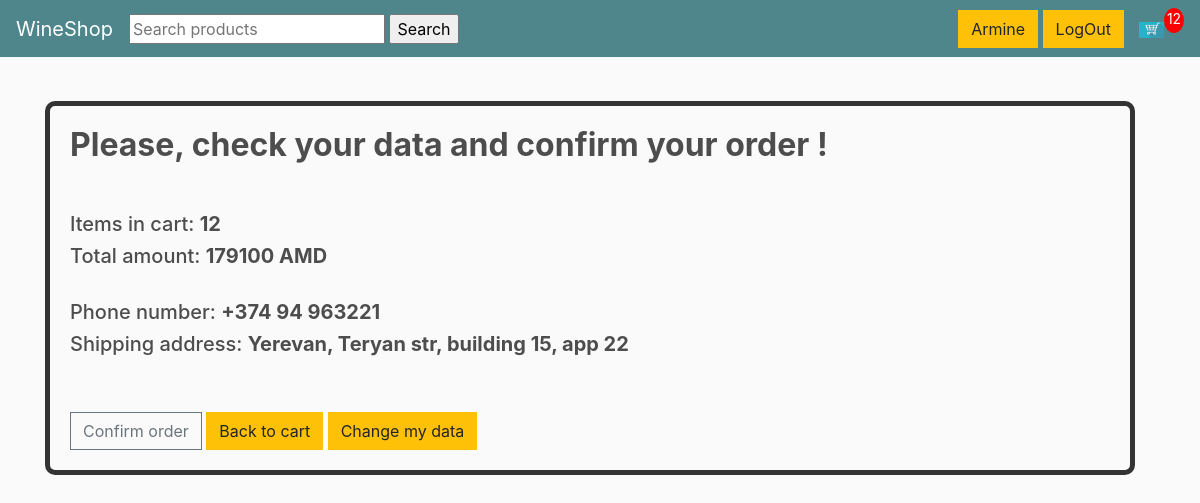
The app's page /confirm/ (signed in), older data.
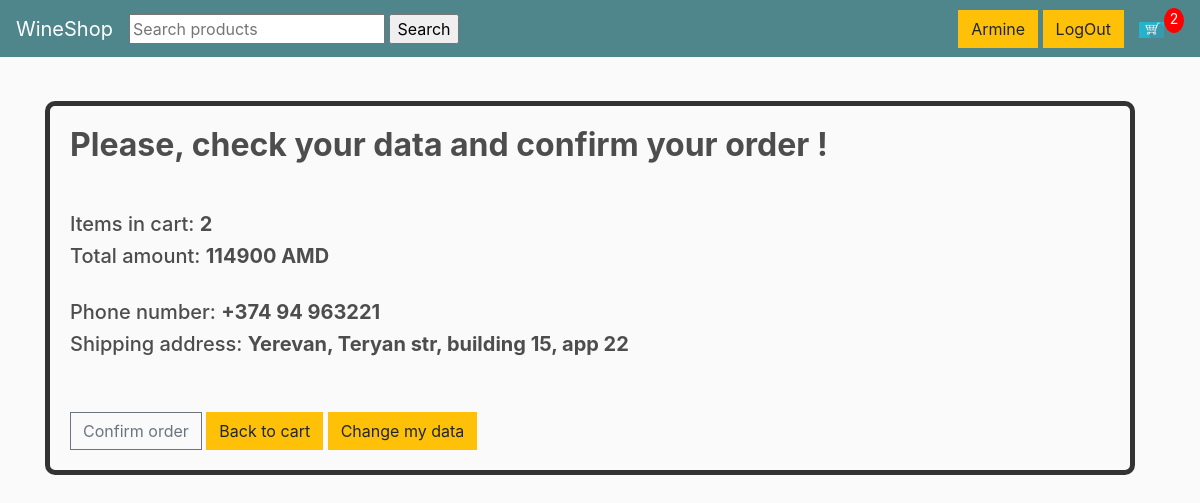
The same page, newer data.
### store/models.py (models this page shows, shortened)
class Order(models.Model):
    user = models.ForeignKey(User, on_delete=models.SET_NULL, null=True, blank=True)
    date_order = models.DateTimeField(auto_now_add=True)
    complete = models.BooleanField(default=False, null=True, blank=False)
    transaction_id = models.CharField(max_length=200, null=True)
    @property
    def get_cart_total(self):
        orderitems = self.orderitem_set.all()
        total = sum([item.get_total for item in orderitems])
        return total
    @property
    def get_cart_items(self):
        orderitems = self.orderitem_set.all()
        total = sum([item.quantity for item in orderitems])
        return total

class OrderItem(models.Model):
    product = models.ForeignKey(Product, on_delete=models.SET_NULL, blank=True, null=True)
    order = models.ForeignKey(Order, on_delete=models.SET_NULL, blank=True, null=True)
    quantity = models.IntegerField(default=0, null=True, blank=True)
    date_added = models.DateTimeField(auto_now_add=True)
    @property
    def get_total(self):
        total = self.product.price * self.quantity
        return total

class Product(models.Model):
    name = models.CharField(max_length=200, null=True)
    price = models.DecimalField(max_digits=20, decimal_places=0)
    image = models.ImageField(null=True, blank=True)
    category = models.CharField(max_length=200, null=True)
    capacity = models.IntegerField(null=True)
    country = models.CharField(max_length=200, null=True)
    brand = models.TextField(null=True)
    percent_of_alcohol = models.FloatField(null=True)

### store/views.py (the view)
# urls.py: path('confirm/', views.confirm, name='Confirm'),
def confirm(request):
    data = cartData(request)
    cartItems = data['cartItems']
    order = data['order']
    items = data['items']
    profile = Profile.objects.get(user=request.user.id)
    context = {'items': items, 'order': order, 'cartItems': cartItems, 'profile': profile}
    return render(request, 'store/confirm_order.html', context)

### store/utils.py (called while the page is built)
def cartData(request):
    if request.user.is_authenticated:
        user = request.user
        order, created = Order.objects.get_or_create(user=user, complete=False)
        items = order.orderitem_set.all()
        cartItems = order.get_cart_items
    else:
        cookieData = cookieCart(request)
        cartItems = cookieData['cartItems']
        order = cookieData['order']
        items = cookieData['items']
    return {'items': items, 'order': order, 'cartItems': cartItems}

### store/templates/store/confirm_order.html
{% extends 'store/main.html' %}
{% load static %}
{% block content %}
<body>
<div class="post-container">
    <div class="post-content">
        <h3 class="post-title">Please, check your data and confirm your order !</h3>
        <br>
        <p>
            <h5>Items in cart: <strong>{{ order.get_cart_items }}</strong></h5>
            <h5>Total amount: <strong>{{ order.get_cart_total }} AMD</strong></h5>
            <br>
            <h5>Phone number: <strong>{{ profile.phone_number }}</strong></h5>
            <h5>Shipping address: <strong>{{ profile.address }}</strong></h5>
            <br>
            <br>
            <a href="{% url 'OrderCompleted' %}" class="btn btn-outline-secondary add-btn update-cart">Confirm order</a>
            <a href="{% url 'Cart' %}" class="btn btn-warning">Back to cart</a>
            <a href="{% url 'ProfileUpdate' %}" class="btn btn-warning">Change my data</a>
        </p>
   </div>
</div>
</body>
{% endblock content %}

### store/templates/store/main.html (shortened to what this page needs)
<!DOCTYPE html>
{% load static %}
<html lang="en">
<head>
    <link rel="stylesheet" href="https://stackpath.bootstrapcdn.com/bootstrap/4.4.1/css/bootstrap.min.css">
    <link rel="stylesheet" type="text/css" href="{% static 'css/main.css' %}">
</head>
<body>
    <div class="sticky-top">
    <nav class="navbar navbar-expand-lg navbar-dark bg-dark">
      <a class="navbar-brand" href="{% url 'Store' %}">WineShop</a>
      <div class="collapse navbar-collapse" id="navbarSupportedContent">
        <ul class="navbar-nav mr-auto">
          <li class="nav-item active">
          <form action="{% url 'Store' %}" method="POST">
          <input type="text" name="q" placeholder="Search products"/>
          <input type="submit" name="submit" value="Search"/>
          </form>
          </li>
        </ul>
        <div class="form-inline my-2 my-lg-0">
            {% if request.user.is_authenticated %}
            <div>
            <a href="{% url 'ProfilePage' %}" class="btn btn-warning">{{user.username}}</a>
            <a href="{% url 'LogOut' %}" class="btn btn-warning">LogOut</a>
            </div>
            {% else %}
            <div>
            <a href="{% url 'LogIn' %}" class="btn btn-warning">LogIn</a>
            <a href="{% url 'CreateUser' %}" class="btn btn-warning">Register</a>
            </div>
            {% endif %}
            <a href="{% url 'Cart' %}">
                    <img  id="cart-icon" src="{% static 'images/cart.png' %}">
        </a>
        <p id="cart-total">{{cartItems}}</p>
        </div>
      </div>
    </nav>
    </div>
        <div class="container">
            <br>
            {% block content %}
            {% endblock content %}
        </div>
</body>
</html>

Row changes from the older to the newer data that the page shows:
no longer on this page (row edited): Order: get_cart_items "12", get_cart_total "179100"
added Order: get_cart_items "2", get_cart_total "114900"
Text that changed along with them:
{{ cartItems }}: "12" → "2"
